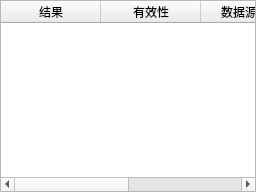
<?xml version="1.0" encoding="UTF-8"?>
<ui version="4.0">
 <class>SignalResultCenterPanel</class>
 <widget class="QWidget" name="SignalResultCenterPanel">
  <layout class="QVBoxLayout" name="verticalLayout">
   <property name="leftMargin">
    <number>0</number>
   </property>
   <property name="topMargin">
    <number>0</number>
   </property>
   <property name="rightMargin">
    <number>0</number>
   </property>
   <property name="bottomMargin">
    <number>0</number>
   </property>
   <item>
    <widget class="QTableWidget" name="resultTable">
     <property name="alternatingRowColors">
      <bool>true</bool>
     </property>
     <property name="selectionBehavior">
      <enum>QAbstractItemView::SelectRows</enum>
     </property>
     <column>
      <property name="text">
       <string>结果</string>
      </property>
     </column>
     <column>
      <property name="text">
       <string>有效性</string>
      </property>
     </column>
     <column>
      <property name="text">
       <string>数据源版本</string>
      </property>
     </column>
     <column>
      <property name="text">
       <string>定位</string>
      </property>
     </column>
    </widget>
   </item>
  </layout>
 </widget>
 <resources/>
 <connections/>
</ui>
